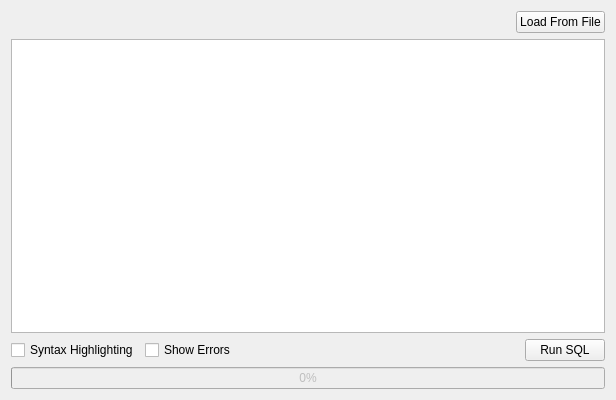
<?xml version="1.0" encoding="UTF-8"?>
<ui version="4.0">
 <class>SqlWidget</class>
 <widget class="QWidget" name="SqlWidget">
  <property name="geometry">
   <rect>
    <x>0</x>
    <y>0</y>
    <width>616</width>
    <height>400</height>
   </rect>
  </property>
  <property name="windowTitle">
   <string>Form</string>
  </property>
  <layout class="QVBoxLayout" name="verticalLayout">
   <item>
    <layout class="QHBoxLayout" name="horizontalLayout">
     <item>
      <spacer name="horizontalSpacer">
       <property name="orientation">
        <enum>Qt::Horizontal</enum>
       </property>
       <property name="sizeHint" stdset="0">
        <size>
         <width>40</width>
         <height>20</height>
        </size>
       </property>
      </spacer>
     </item>
     <item>
      <widget class="QPushButton" name="loadFromFileButton">
       <property name="text">
        <string>Load From File</string>
       </property>
       <property name="icon">
        <iconset theme="fileopen">
         <normaloff/>
        </iconset>
       </property>
      </widget>
     </item>
    </layout>
   </item>
   <item>
    <widget class="QPlainTextEdit" name="sqlEdit">
     <property name="lineWrapMode">
      <enum>QPlainTextEdit::NoWrap</enum>
     </property>
    </widget>
   </item>
   <item>
    <layout class="QHBoxLayout" name="horizontalLayout_2">
     <item>
      <widget class="QCheckBox" name="syntaxCheckBox">
       <property name="text">
        <string>Syntax Highlighting</string>
       </property>
      </widget>
     </item>
     <item>
      <widget class="QCheckBox" name="showErrorsCheckBox">
       <property name="text">
        <string>Show Errors</string>
       </property>
      </widget>
     </item>
     <item>
      <spacer name="horizontalSpacer_2">
       <property name="orientation">
        <enum>Qt::Horizontal</enum>
       </property>
       <property name="sizeHint" stdset="0">
        <size>
         <width>40</width>
         <height>20</height>
        </size>
       </property>
      </spacer>
     </item>
     <item>
      <widget class="QPushButton" name="runSqlButton">
       <property name="text">
        <string>Run SQL</string>
       </property>
      </widget>
     </item>
    </layout>
   </item>
   <item>
    <widget class="QProgressBar" name="progressBar">
     <property name="enabled">
      <bool>false</bool>
     </property>
     <property name="value">
      <number>0</number>
     </property>
    </widget>
   </item>
  </layout>
 </widget>
 <resources/>
 <connections/>
</ui>
